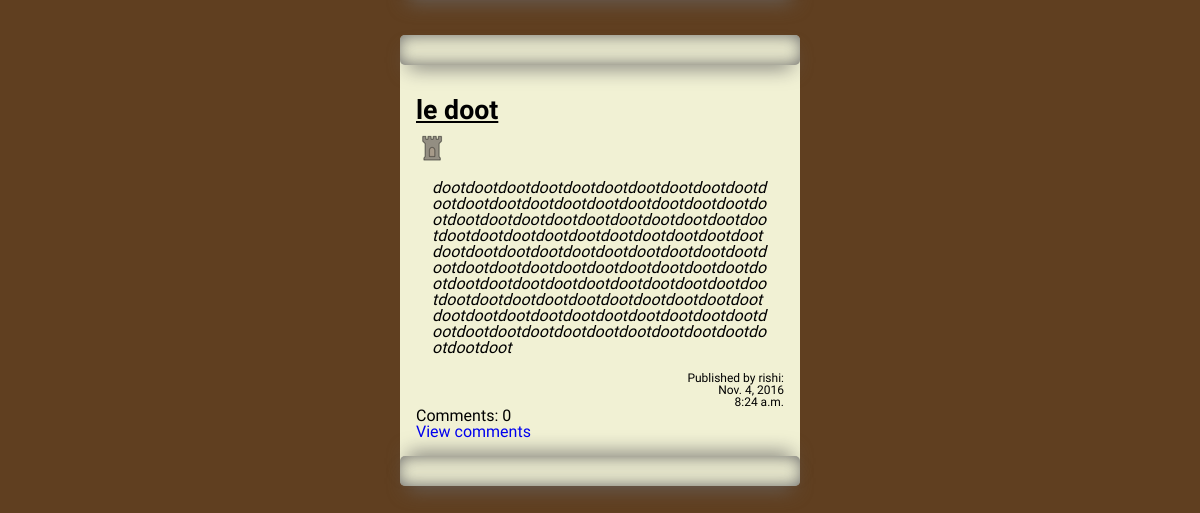
Before: / (lower part) with the older database file.
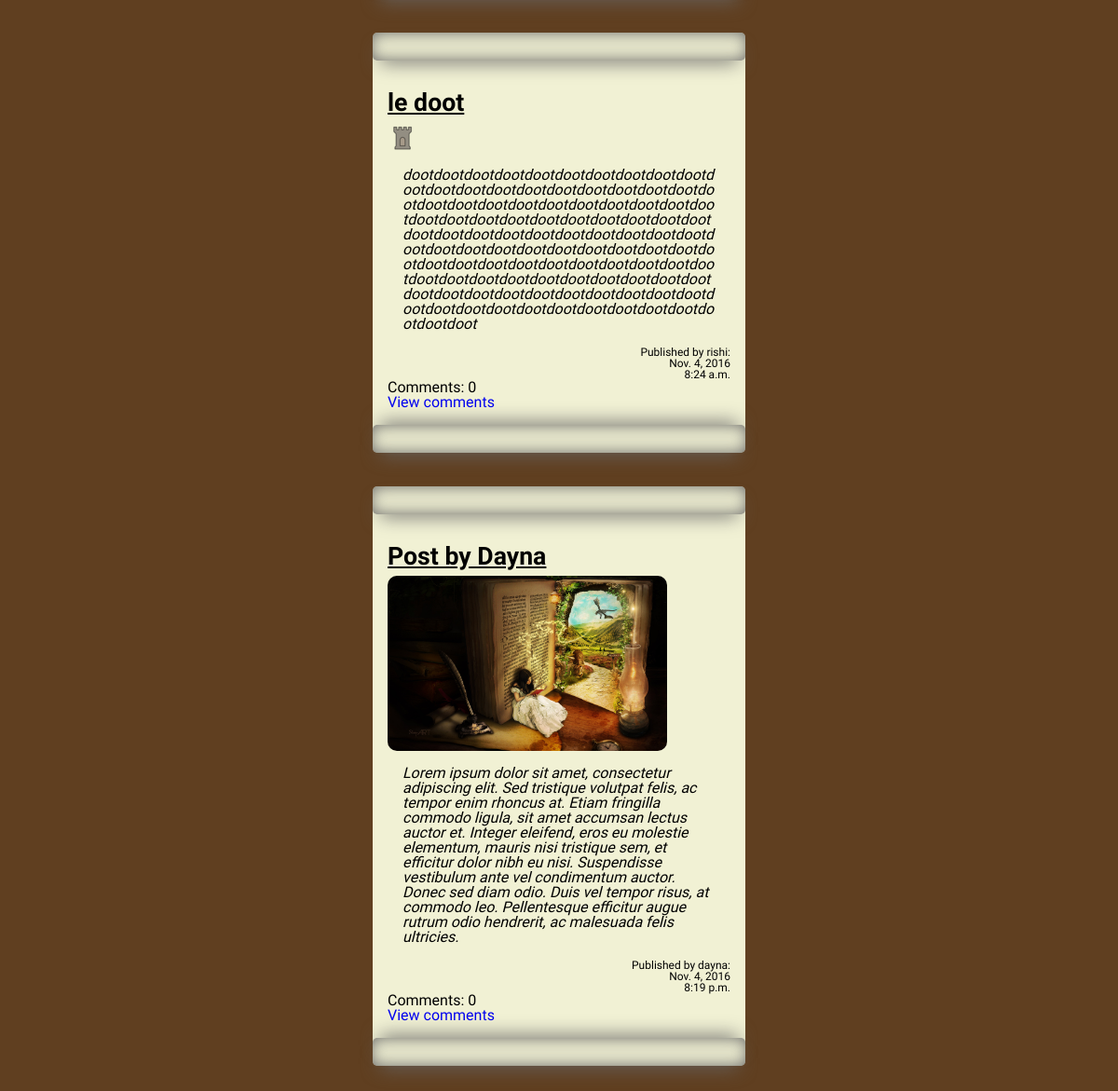
After: the same page with the newer database file.
### blog/models.py (models this page shows, shortened)
class Post(models.Model):
	author = models.ForeignKey('auth.User')
	title = models.CharField(max_length=200)
	text = models.TextField()
	created_date = models.DateTimeField(
		default=timezone.now)
	published_date = models.DateTimeField(
		blank = True, null = True)
	image = models.ImageField(upload_to='',default='default.png', blank=True)

### blog/views.py (the view)
# urls.py: url(r'^$', views.post_list, name='post_list'),
def post_list(request):
    posts = Post.objects.filter(published_date__lte=timezone.now()).order_by('published_date')
    return render(request, 'blog/post_list.html', {'posts': posts})

### blog/templates/blog/post_list.html (shortened to what this page needs)
{% extends 'blog/base.html' %}
{% block content %}
{% load staticfiles %}
	{% for post in posts %}
	<div class="post">
		<div class="post-roll post-header"></div>
		<div class="post-content">
	    <h1 class="post-title">{{ post.title }}</h1>
	    <img class="post-image image" src="/media/{{ post.image }}">
	    <p class="post-text">{{ post.text|linebreaksbr }}</p>
	    <p class="post-publish-info">Published by {{ post.author }}:</br>{{ post.published_date.date }}</br>{{ post.published_date.time }}</p>
	    <p class="post-comment-count">Comments: {{ post.comments.count }}</p>
	    {% if user.is_authenticated %}
	    <a href="{% url 'post_detail' pk=post.pk %}">Add a comment</a>
	    {% else %}
	    <a href="{% url 'post_detail' pk=post.pk %}">View comments</a>
	    {% endif %}
    </div>
		<div class="post-roll post-footer"></div>
	</div>
	{% endfor %}
{% endblock %}

Changed rows visible on the page:
added Post: title "Post by Dayna", image (picture), text "Lorem ipsum dolor sit amet, consectetur adipiscing elit. Sed tristique volutpat felis, ac tempor enim rhoncus at. Etiam fringilla commodo ligula, sit amet accumsan lectus auctor et. Integer eleifend, eros eu molestie elementum, mauris nisi tristique sem, et efficitur dolor nibh eu nisi. Suspendisse vestibulum ante vel condimentum auctor. Donec sed diam odio. Duis vel tempor risus, at commodo leo. Pellentesque efficitur augue rutrum odio hendrerit, ac malesuada felis ultricies.", author "dayna", published_date "Nov. 4, 2016", published_date.time "8:19 p.m.", comments.count "0"
